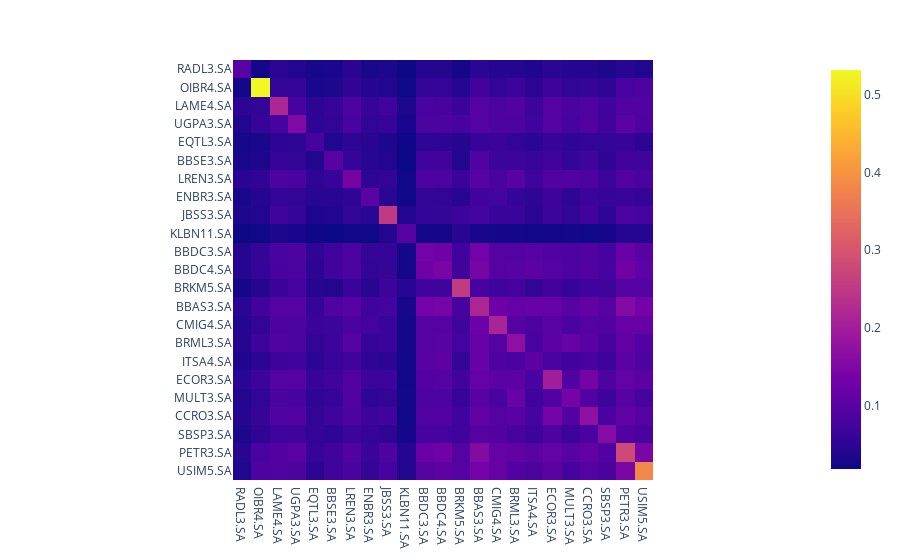

Notebook source saved alongside this figure:
### Code cell
import plotly.express as px

df = S
fig = px.imshow(df)
fig.show()

### Figure 1 — Plotly figure (JSON) as saved in the notebook; plotly's stock layout.template omitted (floating-point values rounded to 4 significant figures; data arrays with more than 128 entries replaced by an {"elided": "..."} marker saying what was removed)
{"data": [{"coloraxis": "coloraxis", "hovertemplate": "x: %{x}<br>y: %{y}<br>color: %{z}<extra></extra>", "name": "0", "type": "heatmap", "x": ["RADL3.SA", "OIBR4.SA", "LAME4.SA", "UGPA3.SA", "EQTL3.SA", "BBSE3.SA", "LREN3.SA", "ENBR3.SA", "JBSS3.SA", "KLBN11.SA", "BBDC3.SA", "BBDC4.SA", "BRKM5.SA", "BBAS3.SA", "CMIG4.SA", "BRML3.SA", "ITSA4.SA", "ECOR3.SA", "MULT3.SA", "CCRO3.SA", "SBSP3.SA", "PETR3.SA", "USIM5.SA"], "xaxis": "x", "y": ["RADL3.SA", "OIBR4.SA", "LAME4.SA", "UGPA3.SA", "EQTL3.SA", "BBSE3.SA", "LREN3.SA", "ENBR3.SA", "JBSS3.SA", "KLBN11.SA", "BBDC3.SA", "BBDC4.SA", "BRKM5.SA", "BBAS3.SA", "CMIG4.SA", "BRML3.SA", "ITSA4.SA", "ECOR3.SA", "MULT3.SA", "CCRO3.SA", "SBSP3.SA", "PETR3.SA", "USIM5.SA"], "yaxis": "y", "z": {"elided": "23x23 float values"}}], "layout": {"coloraxis": {"colorscale": [[0, "#0d0887"], [0.1111, "#46039f"], [0.2222, "#7201a8"], [0.3333, "#9c179e"], [0.4444, "#bd3786"], [0.5556, "#d8576b"], [0.6667, "#ed7953"], [0.7778, "#fb9f3a"], [0.8889, "#fdca26"], [1, "#f0f921"]]}, "margin": {"t": 60}, "xaxis": {"anchor": "y", "constrain": "domain", "domain": [0, 1], "scaleanchor": "y"}, "yaxis": {"anchor": "x", "autorange": "reversed", "constrain": "domain", "domain": [0, 1]}}}
